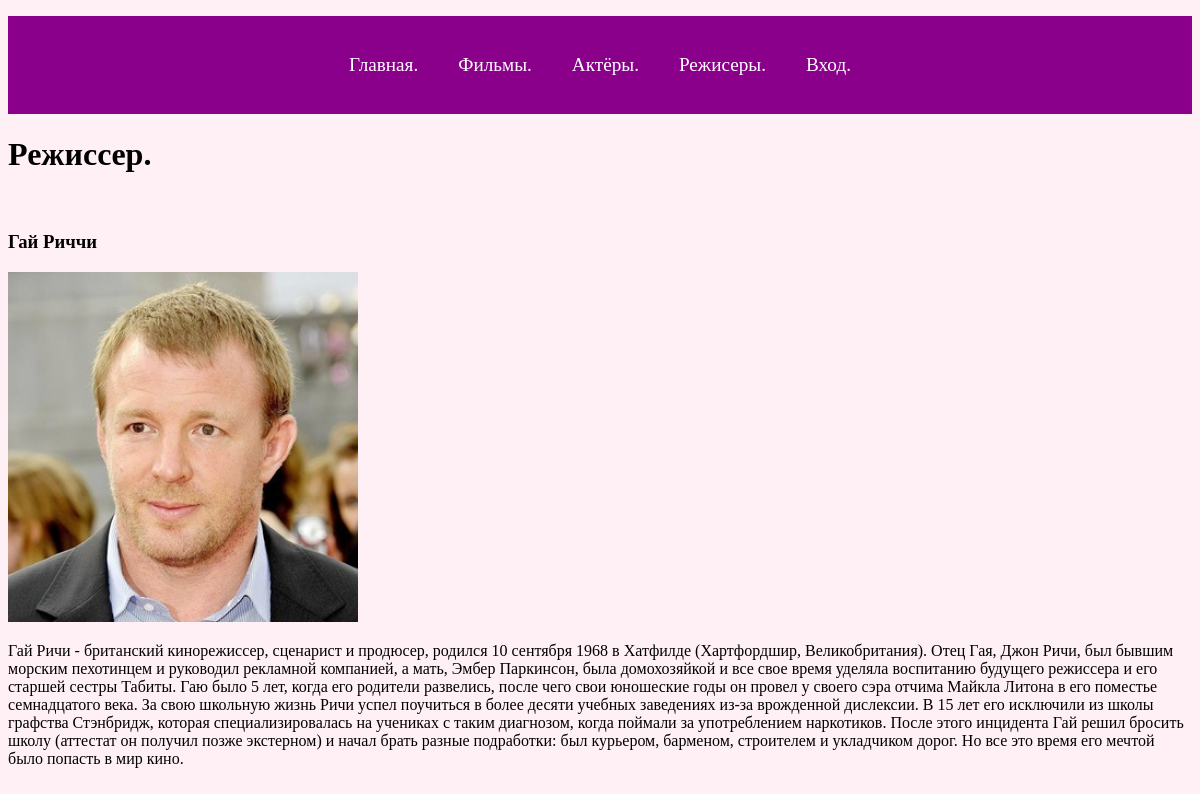
Page /direktor/1/ on the committed database.
### kinopoisk/models.py (models this page shows, shortened)
class modelDirektor(models.Model):
    name = models.CharField(max_length=100, verbose_name='Режисер')
    info = models.TextField(verbose_name='Информация',null=True, blank=True)
    foto = models.FileField(blank=True, null=True,
                              verbose_name='Фото',
                              upload_to='fotoDirector/')

### kinopoisk/views.py (the view)
# urls.py: path('direktor/<slug:pk>/', views.direktorDetal.as_view(), name='onedirektor'),
class direktorDetal(generic.DeleteView):
    model = modelDirektor

### templates/kinopoisk/modeldirektor_confirm_delete.html (shortened to what this page needs)
{% extends 'index.html' %}
{% load static %}
{% block heat %}
        <link rel="stylesheet" href="{% static 'css/index.css' %}">
{% endblock %}
{% block content %}
    <h1>Режисcер.</h1>
    <h3>{{ modeldirektor.name }}</h3>
    <img src="{% static modeldirektor.foto %}" alt="" width="350">
    <p>{{ modeldirektor.info }}</p>
{% endblock %}

### kinopoisk/static/css/index.css (style rules this page uses)
body { background-color: #FFF0F5; }

### rows in the picture
modelDirektor: name "Гай Риччи", foto (picture), info "Гай Ричи - британский кинорежиссер, сценарист и продюсер, родился 10 сентября 1968 в Хатфилде (Хартфордшир, Великобритания). Отец Гая, Джон Ричи, был бывшим морским пехотинцем и руководил рекламной компанией, а мать, Эмбер Паркинсон, была домохозяйкой и все свое время уделяла воспитанию будущего режиссера и его старшей сестры Табиты. Гаю было 5 лет, когда его родители развелись, после чего свои юношеские годы он провел у своего сэра отчима Майкла Литона в его поместье семнадцатого века. За свою школьную жизнь Ричи успел поучиться в более десяти учебных заведениях из-за врожденной дислексии. В 15 лет его исключили из школы графства Стэнбридж, которая специализировалась на учениках с таким…"
